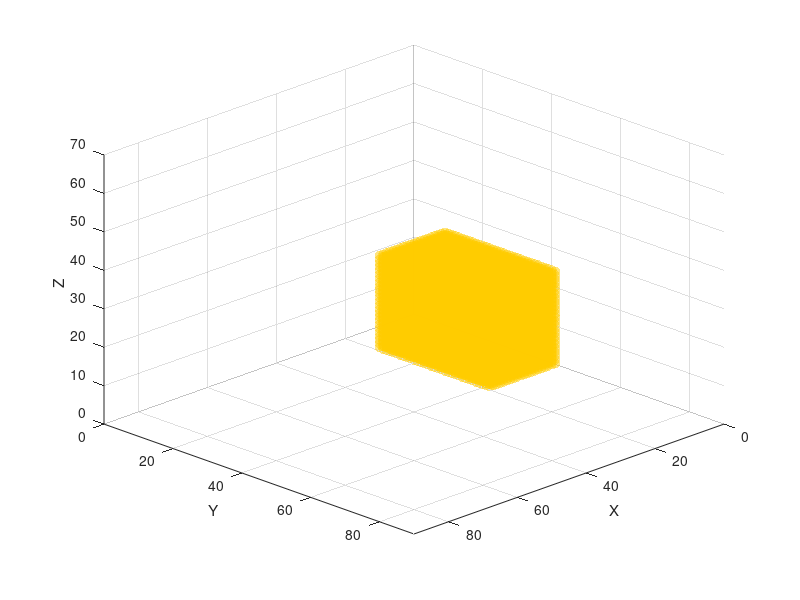

Source code (MATLAB): (Note: this script raises an error after producing the figure.)
%% Map dimensions (MAKE SURE THEY ARE THE SAME AS THE MAP CREATOR)
mapSizeX = 90; mapSizeY = 90; mapSizeZ = 70;
mapSize = [mapSizeX, mapSizeY, mapSizeZ];

%% Generate ROI and Object positions
% We store environment state in this matrix with this values:
% ---- 0 = free | 1= Occupied | 2 = unexplored | 3 = Frontier | 4 = ROI | 
% ---- 5 = Object
voxelStates = 2*ones(mapSize);

%% DEFINE ROI SETTINGS
voxelStates(1:20, 10:42, 1:25) = 4;

%% DEFINE OBJECTIVE LOCATION
objectX=3; objectY=22; objectZ=3;

% Define the object value
objectValue = 5;
% Compute 3x3x3 block centered on the object position
for dx = -1:1
    for dy = -1:1
        for dz = -1:1
            x = objectX + dx;
            y = objectY + dy;
            z = objectZ + dz;

            % Check bounds before assigning
            if x >= 1 && x <= size(voxelStates,1) && ...
               y >= 1 && y <= size(voxelStates,2) && ...
               z >= 1 && z <= size(voxelStates,3)
                voxelStates(x,y,z) = objectValue;
            end
        end
    end
end

figure;             
hold on; 
axis([0 mapSize(1) 0 mapSize(2) 0 mapSize(3)]);
grid on;
xlabel('X'); ylabel('Y'); zlabel('Z');


[rx, ry, rz] = ind2sub(size(voxelStates), find(voxelStates == 4));
scatter3(rx-0.5, ry-0.5, rz-0.5, 50, [1, 0.8, 0], 'filled', 'MarkerFaceAlpha', 0.5);

[gx, gy, gz] = ind2sub(size(voxelStates), find(voxelStates == 5));
scatter3(gx-0.5, gy-0.5, gz-0.5, 50, [0.6, 0.2, 0.8], 'filled', 'MarkerFaceAlpha', 1);

view(135, 30);

%% Save Voxel Initial States Matrix
save('../../Maps_ROI_Object_Situations/Office_2_situations/Office_2_voxelStates_3.mat','voxelStates');
disp('saved voxelStates_3.mat')
